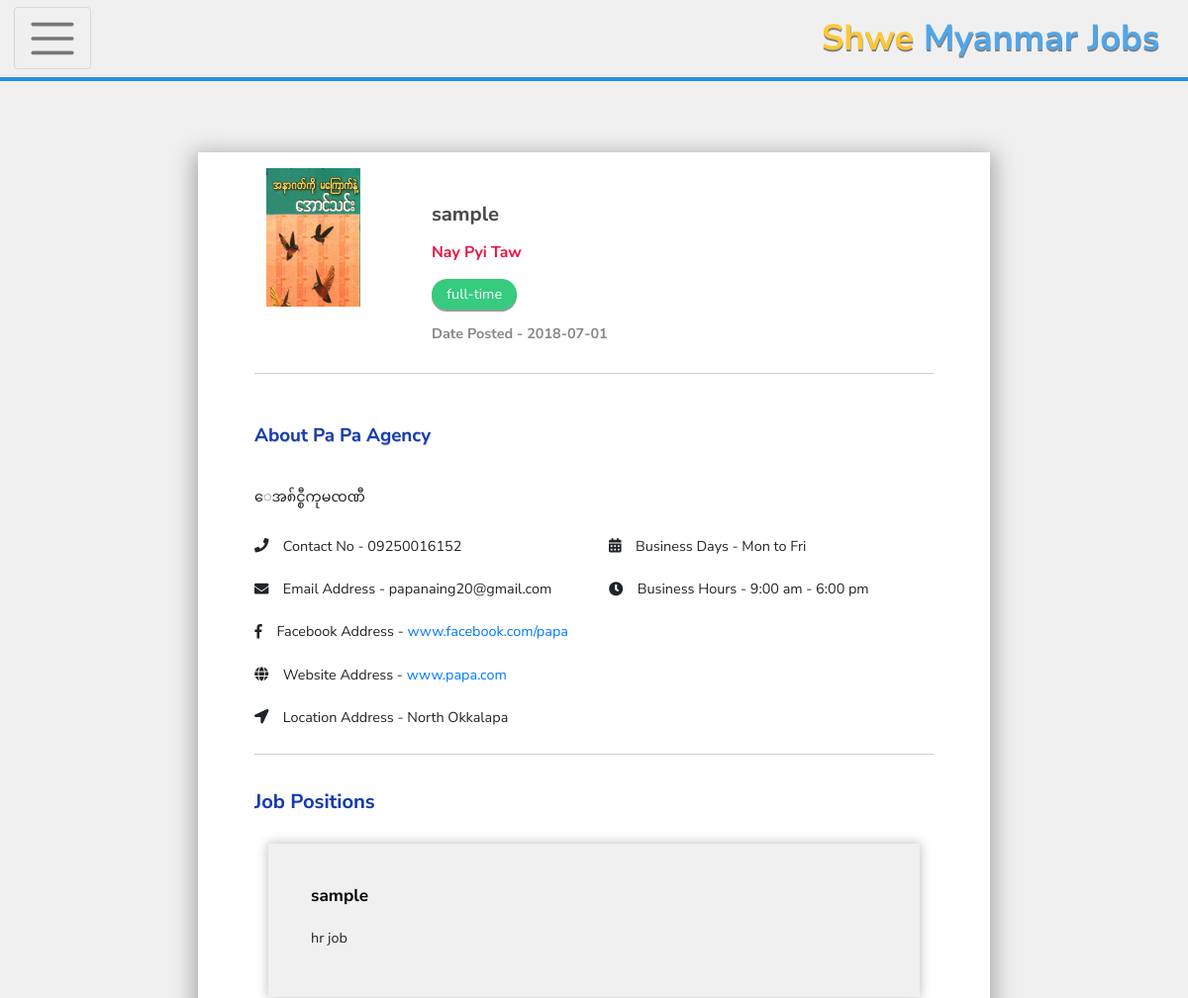
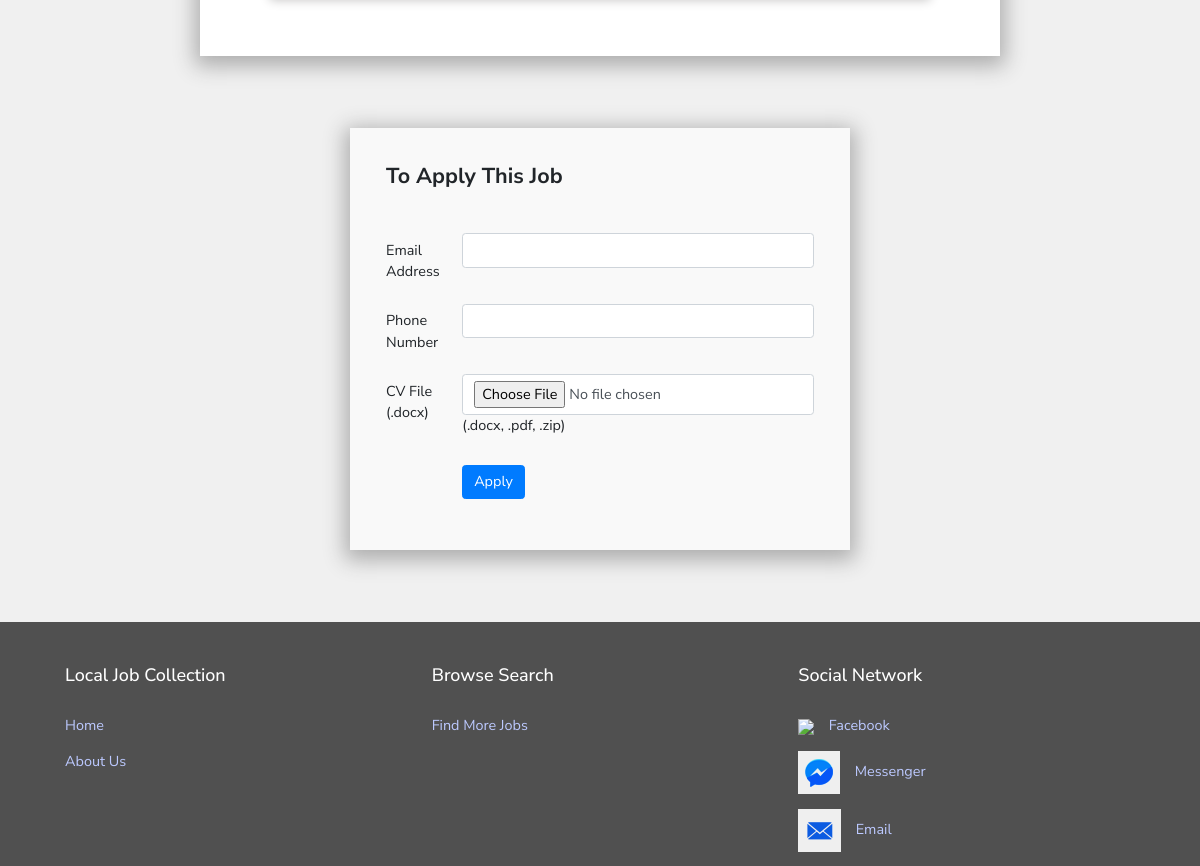
The app's page /show.php?clickId=96 (signed in) with its own data (2 pictures, top to bottom).
### tables this page shows
CREATE TABLE `job` (
  `job_id` int(11) NOT NULL,
  `agency_id` varchar(50) NOT NULL,
  `job_type` varchar(20) DEFAULT NULL,
  `job_post_date` varchar(20) NOT NULL,
  `job_post_date2` varchar(20) NOT NULL,
  `job_position1` varchar(255) DEFAULT NULL,
  `job_cate1` varchar(50) NOT NULL,
  `job_desc1` varchar(3000) DEFAULT NULL,
  `job_ori1` varchar(100) NOT NULL,
  `job_city` varchar(20) NOT NULL
);

CREATE TABLE `agency_info` (
  `agency_id` int(11) NOT NULL,
  `agency_name` varchar(50) NOT NULL,
  `agency_email` varchar(50) NOT NULL,
  `agency_password` varchar(30) NOT NULL,
  `agency_phone` varchar(50) NOT NULL,
  `agency_logo` varchar(50) NOT NULL,
  `agency_facebook_address` varchar(200) NOT NULL,
  `agency_website_address` varchar(100) NOT NULL,
  `agency_business_day` varchar(50) NOT NULL,
  `agency_business_hour` varchar(50) NOT NULL,
  `agency_address` varchar(500) NOT NULL,
  `agency_about` varchar(2000) NOT NULL
);

### show.php (the view, shortened to what this page needs)
<?php
include "function.php";
?>
<?php
$click = $_GET['clickId'];
$query = "SELECT * FROM job JOIN agency_info ON job.agency_id = agency_info.agency_id WHERE job.job_id = '$click'";
$result = mysql_query($query);
while($row = mysql_fetch_assoc($result)) {
 	$name = $row['agency_name'];
 	$website = $row['agency_website'];
 	$logo = $row['agency_logo'];
 	$city = $row['job_city'];
 	$date = $row['job_post_date2'];
 	$about = $row['agency_about'];
 	$type = $row['job_type'];
 	$phone = $row['agency_phone'];
 	$email = $row['agency_email'];
 	$facebook = $row['agency_facebook_address'];
 	$website = $row['agency_website_address'];
 	$address = $row['agency_address'];
 	$day = $row['agency_business_day'];
 	$hour = $row['agency_business_hour'];
 	$pos1 = $row['job_position1'];
 	$desc1 = $row['job_desc1'];
}
?>
<!DOCTYPE html>
<html>
<head>
	<link rel="stylesheet" href="https://maxcdn.bootstrapcdn.com/bootstrap/4.0.0-alpha.6/css/bootstrap.min.css">
	<link rel="stylesheet" type="text/css" href="css/show.css">
        <link rel="stylesheet" type="text/css" href="css/media-query.css">
</head>
<body>
<div id="myapp">
	<nav class="navbar navbar-toggleable-md navbar-light bg-faded custom-nav-bg">
		  <button class="navbar-toggler navbar-toggler-right" type="button" data-toggle="collapse" data-target="#navbarSupportedContent" aria-controls="navbarSupportedContent" aria-expanded="false" aria-label="Toggle navigation">
		    <span class="navbar-toggler-icon"></span>
		  </button>
		  <a class="navbar-brand custom-navbar-brand" href="index.php"><span>Shwe</span> Myanmar Jobs</a>
		</nav>
	<div class="show-container">
		<div class="row">
			<div class="col-md-12 heading">
				<div class="row">
					<div class="col-md-3">
						<div class="image-container">
							<img src="image/<?php echo $logo; ?>">
						</div>
					</div>
					<div class="col-md-9">
						<div>
							<h5 class="title"><?php echo $pos1; ?></h5>
							<p class="city"><?php echo $city; ?></p>
							<?php if($type == 'full-time') echo '<p class="full">full-time</p>'; ?>
							<p class="date">Date Posted - <?php echo $date; ?></p>
						</div>
					</div>
				</div>
				<div class="line"></div>
			</div>
			<div class="col-md-12 about">
				<h5>About <?php echo $name; ?></h5>
				<p><?php echo $about; ?></p>
				<div class="row info">
					<div class="col-md-6"><i class="fas fa-phone"></i>Contact No - <?php echo $phone; ?></div>
					<div class="col-md-6"><i class="fas fa-calendar-alt"></i>Business Days - <?php echo $day; ?></div>
					<div class="col-md-6"><i class="fas fa-envelope"></i>Email Address - <?php echo $email; ?></div>
					<div class="col-md-6"><i class="fas fa-clock"></i>Business Hours - <?php echo $hour; ?></div>
					<div class="col-md-12"><i class="fab fa-facebook-f"></i>Facebook Address - <a href="<?php echo $facebook; ?>"><?php echo $facebook; ?></a></div>
					<div class="col-md-12"><i class="fas fa-globe"></i>Website Address - <a href="<?php echo $website; ?>"><?php echo $website; ?></a></div>
					<div class="col-md-12"><i class="fas fa-location-arrow"></i>Location Address - <?php echo $address; ?></div>
				</div>
				<div class="line"></div>
			</div>
			<div class="col-md-12 position">
				<h5>Job Positions</h5>
				<div class="position-box">
					<div class="row">
						<div class="col-md-12 Card">
							<h6><?php echo $pos1; ?></h6>
							<div><?php echo $desc1; ?></div>
						</div>
					</div>
				</div>
			</div>
		</div>
	</div>
		<div class="container apply">
			<h4>To Apply This Job</h4>
		  <form action="" method="post" enctype="multipart/form-data">
		    <div class="form-group row">
		      <label for="inputEmail3" class="col-sm-2 col-form-label">Email Address</label>
		      <div class="col-sm-10">
		        <input type="email" class="form-control" id="inputEmail3" name="APPLY_EMAIL" required>
		      </div>
		    </div>
		    <div class="form-group row">
		      <label for="inputPassword3" class="col-sm-2 col-form-label">Phone Number</label>
		      <div class="col-sm-10">
		        <input type="number" class="form-control" id="inputPassword3" name="APPLY_PHONE" required>
		      </div>
		    </div>
		    <div class="form-group row">
		      <label for="inputfile" class="col-sm-2 col-form-label">CV File (.docx)</label>
		      <div class="col-sm-10">
		        <input type="file" accept=".docx, .pdf, .zip" class="form-control" id="inputfile" name="cv_file" required>
		        <p>(.docx, .pdf, .zip)</p>
		      </div>
		    </div>
		    <div class="form-group row">
		      <div class="offset-sm-2 col-sm-10">
		        <button type="submit" class="btn btn-primary" name="APPLY">Apply</button>
		      </div>
		    </div>
		  </form>
		</div>
</div>
<div class="footer">
		<div class="row sub-footer">
			<div class="col-md-4">
				<h5>Local Job Collection</h5>
				<p><a href="index.php">Home</a></p>
				<p><a href="about.php">About Us</a></p>
			</div>
			<div class="col-md-4">
				<h5>Browse Search</h5>
				<p><a href="view-all-job.php">Find More Jobs</a></p>
			</div>
			<div class="col-md-4">
				<h5>Social Network</h5>
				<div class="facebook">
					<p><img src="img/facebook.png"><a href='#'>Facebook</a></p>
				</div>
				<div class="messenger">
					<p><img src="img/messenger.png"><a href='#'>Messenger</a></p>
				</div>
				<div class="email">
					<p><img src="img/mail.png"><a href='#'>Email</a></p>
				</div>
			</div>
		</div>
	</div>
</body>
</html>

### css/show.css (style rules this page uses)
html { font-size: 0.9rem; }
body { background: #f0f0f0; font-family: 'Nunito Sans', sans-serif; }
.navbar-light .navbar-brand, .navbar-light .navbar-toggler { color: rgb(80, 166, 235); font-size: 2.5rem; font-weight: bold; text-shadow: 0.4px 2px #808080; transition: 0.2s; }
.navbar-brand span { color: #ffc736; }
.bg-faded { background-color: #f0f0f0; }
nav { border-bottom: 4px solid #248fe4; }
.show-container { max-width: 800px; margin: 5rem auto; background: #fff; box-shadow: 0px 5px 20px 5px #adadad; }
.show-container h5 { font-size: 1.4rem; font-weight: bold; line-height: 2; color: #4a4a4a; text-shadow: 0.2px 0.3px #cacaca; }
.about h5 { margin-bottom: 2rem; color: #143caf; font-size: 1.3rem; text-shadow: 0.5px 1px #cacaca; }
.position h5 { color: #143caf; }
.image-container { width: 80%; height: 6rem; background: #ffffff; display: flex; justify-content: center; align-items: center; }
.image-container img { width: 80%; }
.heading { padding-top: 2rem; margin-top: 1rem; margin-bottom: 1rem; }
.heading, .about, .position { padding-bottom: 1rem; padding-left: 5rem; padding-right: 5rem; }
.info { line-height: 3; }
.info svg { margin-right: 1rem; }
.position-box { padding: 2rem; padding-top: 0px; }
h6 { font-weight: bold; }
.line { height: 1px; background: #cecece; margin: 1rem 0rem; }
.Card { background: #f0f0f0; margin: 1rem 0rem; padding: 3rem; box-shadow: 0px 0px 10px 1px #c4c3c3; }
.Card div { white-space: pre-line; line-height: 2.3; }
.position-box h6 { font-size: 1.2rem; color: #000; margin-bottom: 1rem; }
.about>p { white-space: pre-line; line-height: 2; }
.city { color: #e61544; font-weight: bold; font-size: 1.1rem; }
.full { color: white; background: #36cb7e; width: 6rem; padding: 0.3rem 0.4rem; text-align: center; border-radius: 30px; box-shadow: 0px 2px #989e9b; }
.date { color: #888888; font-weight: bold; }
.footer { color: #fff; height: auto; background: #505050; }
.footer h5 { margin-bottom: 2rem; }
.sub-footer { max-width: 1100px; margin: auto; padding-top: 3rem; }
.sub-footer a { color: #bcc9ff; }
.facebook a,.messenger a,.email a { margin-left: 1rem; }
.container.apply { max-width: 500px; box-shadow: 0px 5px 20px 5px #adadad; padding: 2.5rem; margin-bottom: 5rem; background: #f9f9f9; }
.container.apply h4 { font-weight: bold; margin-bottom: 3rem; }

### records on screen
job: agency.agency_logo (picture), job_position1 "sample", job_city "Nay Pyi Taw", job_post_date2 "2018-07-01", agency.agency_name "Pa Pa Agency", agency.agency_about "ေအ၈်င္စီကုမၸဏီ", agency.agency_phone "09250016152", agency.agency_business_day "Mon to Fri", agency.agency_email "papanaing20@gmail.com", agency.agency_business_hour "9:00 am - 6:00 pm", agency.agency_facebook_address "www.facebook.com/papa", agency.agency_website_address "www.papa.com", agency.agency_address "North Okkalapa", job_desc1 "hr job"
